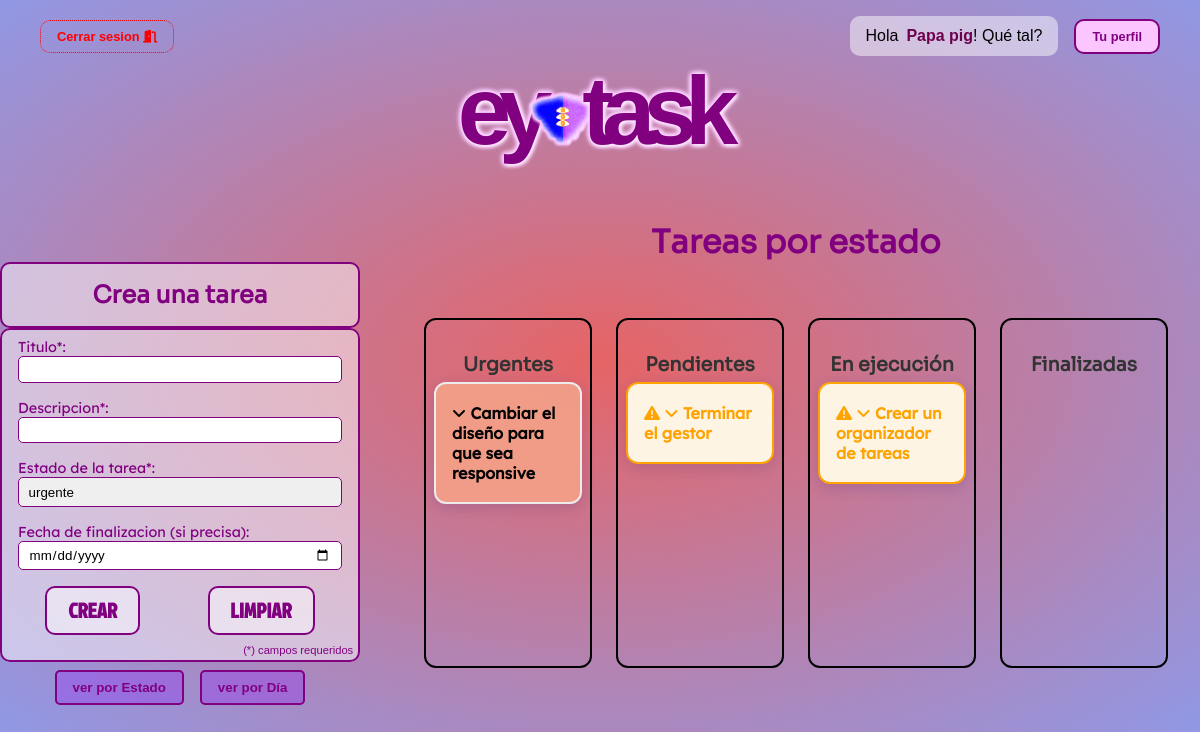
The app's page /08_EJERCICIO_GESTOR/index.php (signed in) with its own data.
### tables this page shows
CREATE TABLE `tareas` (
  `idTarea` int NOT NULL AUTO_INCREMENT,
  `titulo` varchar(100) NOT NULL,
  `descripcion` text NOT NULL,
  `fecha` timestamp NULL DEFAULT CURRENT_TIMESTAMP,
  `estado` enum('urgente','pendiente','ejecucion','finalizada') NOT NULL,
  `fechaFinal` date DEFAULT NULL,
  `idUsuario` int NOT NULL DEFAULT '1',
  PRIMARY KEY (`idTarea`)
);

### pdo_connection.php (called while the page is built, shortened)
<?php
$serverName = "localhost";
$database = "tareas_omar";
$port = 3307;
$user = "root";
$password = "CIEF1234";
$options = [
    PDO::ATTR_ERRMODE => PDO::ERRMODE_EXCEPTION,
    PDO::ATTR_DEFAULT_FETCH_MODE => PDO::FETCH_ASSOC,
    PDO::ATTR_EMULATE_PREPARES => false,
];
try {
    $conn = new PDO ("mysql:host=$serverName;port=$port;dbname=$database", $user, $password, $options);
    foreach ($conn -> query('SELECT * FROM tareas') as $fila) {
    }
} catch (PDOException $error){
    echo "Error $error";
}

### 08_EJERCICIO_GESTOR/index.php (the view, shortened to what this page needs)
<?php
require_once '../pdo_connection.php';
$select = "SELECT * FROM tareas WHERE idUsuario = :idUsuario ;";
$preparacion = $conn -> prepare($select);
$preparacion -> bindParam(':idUsuario', $_SESSION['idUsuario'], PDO::PARAM_INT);
$preparacion -> execute();
$arrayFilas = $preparacion -> fetchAll();
$hoy = date('Y-m-d');
?>
<!DOCTYPE html>
<html lang="es">
<head>
    <link rel="stylesheet" href="https://cdnjs.cloudflare.com/ajax/libs/font-awesome/6.7.2/css/all.min.css" />
    <link rel="stylesheet" href="css/gestor.css">
</head>
<body>
<?php
    include_once '../modulos/header.php';
    ?>
<main>
    <section class="formu">
        <?php if ($_GET) : ?>
                <div class="hache2">
            <h2>Modificar la tarea</h2>
            </div>
            <form action="update.php" method="post">
                <fieldset>
                    <input type="hidden" name="sessionToken" value="<?= $_SESSION ['sessionToken']?>">
                    <input type="text" name="web" style="display:none">
                    <input type="text" name="id" id="id" value="<?=$_GET['id']?>" hidden>
                    <div>
                        <label for="titulo">Titulo*:</label>
                        <input type="text" name="titulo" id="titulo" value="<?=$_GET['titulo']?>">
                    </div>
                    <div>
                        <label for="descripcion">Descripcion*:</label>
                        <input type="text" name="descripcion" id="descripcion" value="<?=$_GET['descripcion']?>">
                    </div>
                    <div>
                        <label for="estado">Estado de la tarea*:</label>
                        <select name="estado" id="estado" value="<?=$_GET['estado']?>">
                        <option value="urgente" style="color: red; font-weight: 700;">urgente</option>
                        <option value="pendiente" style="color: blue; font-weight: 700;">pendiente</option>
                        <option value="ejecucion" style="color: green; font-weight: 700;">en ejecucion</option>
                        <option value="finalizada" style="color: gray; font-weight: 700;">finalizada</option>
                        </select>
                    </div>
                    <div>
                        <label for="fechaFinal">Fecha de finalizacion (si precisa):</label>
                        <input type="date" name="fechaFinal" id="fechaFinal">
                    </div>
                    <div class="botoncitos">
                        <button type="submit" class="enviar">MODIFICAR</button>
                        <a href="index.php">
                        <button type="button" class="cancelar">CANCELAR</button>
                        </a>
                    </div>
                    <p class="fecha" style="text-align: right; color: purple; padding-right:1rem;">(*)campos requeridos</p>
                </fieldset>
            </form>
        <?php else : ?>
                <div class="hache2">
                <h2>Crea una tarea</h2>
                </div>
            <form action="insert.php" method="post">
                <fieldset>
                    <div>
                    <label for="titulo">Titulo*:</label>
                    <input type="text" name="titulo" id="titulo">
                    </div>
                    <div>
                        <label for="descripcion">Descripcion*:</label>
                        <input type="text" name="descripcion" id="descripcion">
                    </div>
                    <div>
                        <label for="estado">Estado de la tarea*:</label>
                        <select name="estado" id="estado">
                        <option value="urgente" style="color: red; font-weight: 700;">urgente</option>
                        </select>
                    </div>
                    <div>
                        <label for="fechaFinal">Fecha de finalizacion (si precisa):</label>
                        <input type="date" name="fechaFinal" id="fechaFinal">
                    </div>
                    <div class="botoncitos">
                        <button type="submit" class="enviar">CREAR</button>
                        <button type="reset" class="reset">LIMPIAR</button>
                    </div>
                    <p class="requerido">(*) campos requeridos</p>
                </fieldset>
            </form>
        <?php  endif; ?>
        <div class="toggleView">
    <button id="toggleEstado">ver por Estado</button>
    <button id="toggleDia">ver por Día</button>
</div>
    </section>
    <section class="estadosTareas">
    <h2>Tareas por estado</h2>
    <div class="estadosGrid">
        <div>
            <h3>Urgentes</h3>
<?php foreach ($arrayFilas as $fila): ?>
    <?php if ($fila['estado'] === 'urgente'): ?>
        <?php
        $fueraDeFecha = !empty($fila['fechaFinal']) && $fila['fechaFinal'] < $hoy;
        ?>
        <div class="tarea <?= $fueraDeFecha ? 'fueraDeFecha' : '' ?> urgente">
                <details>
                    <summary class="titulo">
                        <i class="fa-solid fa-angle-down"></i> <?= htmlspecialchars($fila['titulo'], ENT_QUOTES, 'UTF-8') ?>
                    </summary>
                </details>
            </div>
    <?php endif; ?>
<?php endforeach; ?>
        </div>
        <div>
            <h3>Pendientes</h3>
<?php foreach ($arrayFilas as $fila): ?>
    <?php if ($fila['estado'] === 'pendiente'): ?>
        <?php
        $fueraDeFecha = !empty($fila['fechaFinal']) && $fila['fechaFinal'] < $hoy;
        ?>
        <div class="tarea <?= $fueraDeFecha ? 'fueraDeFecha' : '' ?> pendiente">
                <details>
                    <summary class="titulo">
                        <?php if ($fueraDeFecha): ?>
                        <i class="fa-solid fa-triangle-exclamation" style="color: orange;" title="Tarea fuera de fecha"></i>
                        <?php endif; ?>
                        <i class="fa-solid fa-angle-down"></i> <?= htmlspecialchars($fila['titulo'], ENT_QUOTES, 'UTF-8') ?>
                    </summary>
                        </details>
                    </div>
                <?php endif; ?>
            <?php endforeach; ?>
        </div>
        <div>
            <h3>En ejecución</h3>
<?php foreach ($arrayFilas as $fila): ?>
    <?php if ($fila['estado'] === 'ejecucion'): ?>
        <?php
        $fueraDeFecha = !empty($fila['fechaFinal']) && $fila['fechaFinal'] < $hoy;
        ?>
        <div class="tarea <?= $fueraDeFecha ? 'fueraDeFecha' : '' ?> ejecucion">
                <details>
                    <summary class="titulo">
                        <?php if ($fueraDeFecha): ?>
                        <i class="fa-solid fa-triangle-exclamation" style="color: orange;" title="Tarea fuera de fecha"></i>
                        <?php endif; ?>
                        <i class="fa-solid fa-angle-down"></i> <?= htmlspecialchars($fila['titulo'], ENT_QUOTES, 'UTF-8') ?>
                    </summary>
                        </details>
                    </div>
                <?php endif; ?>
            <?php endforeach; ?>
        </div>
        <div>
            <h3>Finalizadas</h3>
        </div>
        </div>
    </section>
</main>
</body>
</html>

### 08_EJERCICIO_GESTOR/css/gestor.css (style rules this page uses)
* { margin: 0; padding: 0; box-sizing: border-box; font-family: Arial, Helvetica, sans-serif; }
:root { --widthDesktop: 1280px; --widthTablet: 800px; --widthMobile: 400px; --fontHeader: "Sora", Arial, Helvetica, sans-serif; --fontPara: "Lexend", Arial, Helvetica, sans-serif; --fontYsa: "Ysabeau", Arial, Helvetica, sans-serif; --fontJockey: "Jockey One", Arial, Helvetica, sans-serif; --colorHeader: purple; --colorBack: rgba(255, 255, 255, 0.484); --colorClarito: rgb(251, 197, 255); }
body { background-image: radial-gradient(#e66465, #9198e5); }
h2 { text-align: center; padding: 0.5rem 0 0.5rem 0; color: purple; font-family: var(--fontHeader); width: 100%; }
h3 { text-align: center; padding: 1rem 0 0.5rem 0; font-family: var(--fontHeader); }
.hache2 { background-color: rgba(255, 255, 255, 0.481); border: 2px solid purple; border-radius: 10px; margin: 0; width: 100%; }
section { padding: 0 2rem; }
input, select { border-radius: 5px; border: 1px solid var(--colorHeader); }
.formu { padding: 3rem 0 0 0; max-width: 100%; width: 100%; }
fieldset { width: 100%; background-color: rgba(255, 255, 255, 0.484); border: 2px solid purple; border-radius: 10px; }
button { padding: 0.6rem 2.2rem; margin: 0 0.5rem; color: var(--colorHeader); font-weight: 700; border-radius: 10px; border-color: var(--colorClarito); }
.estadosTareas { width: 100%; margin-bottom: 2rem; }
.estadosTareas > h2 { text-align: center; margin-bottom: 1.5rem; font-size: 2rem; color: purple; font-family: var(--fontHeader); }
.estadosGrid { display: grid; grid-template-columns: repeat(4, 1fr); gap: 1.5rem; width: 100%; border: none; }
.estadosGrid > div { border-radius: 12px; padding: 1rem 0.5rem 0.5rem 0.5rem; min-height: 250px; height: 350px; display: flex; flex-direction: column; align-items: stretch; justify-content: flex-start; }
.estadosGrid h3 { text-align: center; margin-bottom: 1rem; font-size: 1.2rem; color: #333; font-family: var(--fontHeader); }
.estadosTareas, .Tareaspordia { width: 100%; display: flex; justify-content: space-between; flex-wrap: wrap; box-sizing: border-box; }
.tarea { position: relative; background: #fff; box-shadow: 0 4px 16px 0 rgba(31, 38, 135, 0.18); border-radius: 12px; margin: 0; padding: 1rem; transition: transform 0.2s cubic-bezier(0.4, 2, 0.6, 1), box-shadow 0.2s; cursor: pointer; opacity: 0.98; border: 2px solid #eee; }
.tarea:not(:first-child) { margin-top: -1.2rem; }
summary { list-style: none; }
.urgente { background-color: rgb(241, 157, 136); }
.pendiente { background-color: rgb(150, 179, 253); }
.ejecucion { background-color: rgb(141, 246, 145); }
.titulo { font-family: var(--fontPara); font-weight: 600; padding: 0.2rem 0; }
.tarea.fueraDeFecha { border: 2px solid orange; background-color: #fff7e6; color: orange; }
.tarea.fueraDeFecha .titulo { color: orange; }
.requerido { font-size: 0.7rem; text-align: right; color: purple; padding: 0.1rem 0.3rem 0.2rem 0; }
.toggleView { display: flex; justify-content: center; margin: 0; border: none; }
.toggleView button { padding: 0.5rem 1rem; margin: 0 0.5rem; border: 2px solid purple; border-radius: 5px; background-color: rgba(143, 14, 255, 0.263); cursor: pointer; }

### records on screen
tareas: titulo "Cambiar el diseño para que sea responsive"
tareas: titulo "Terminar el gestor"
tareas: titulo "Crear un organizador de tareas"

### other values on screen
$_SESSION['usuario'] "Papa pig"
